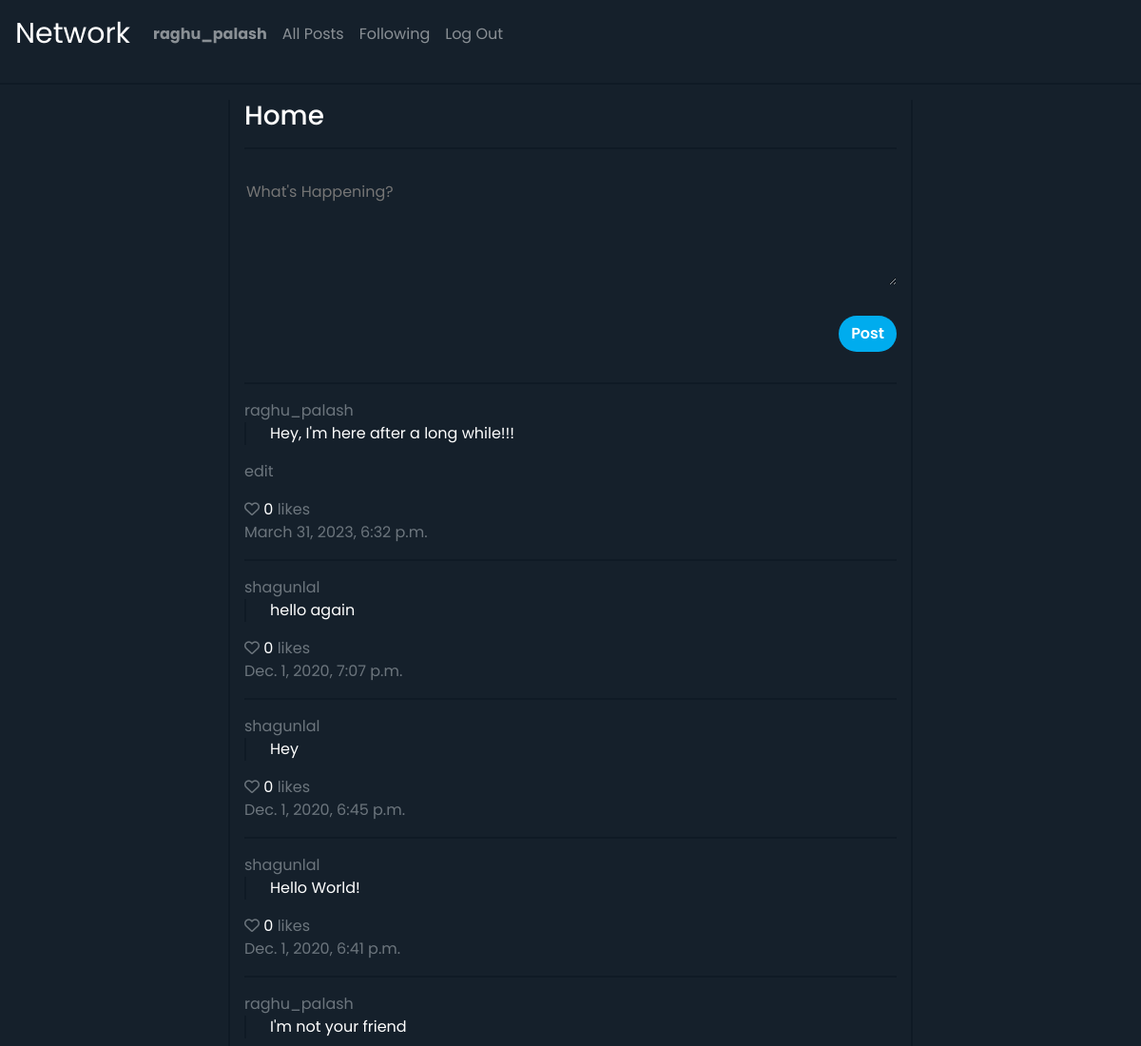
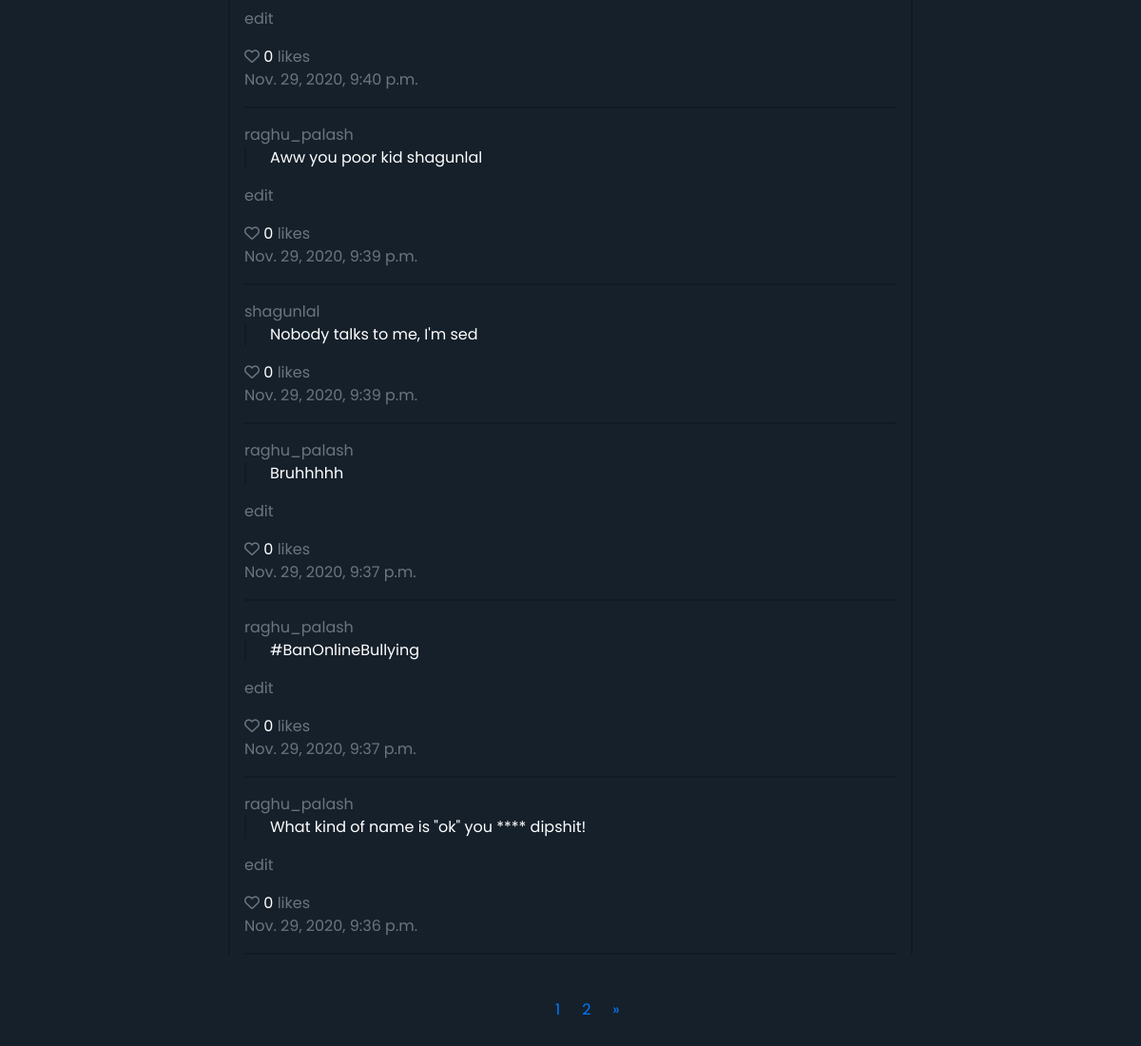
The page /home/1 (signed in) on the database its author committed (2 pictures, top to bottom).
### network/models.py (models this page shows, shortened)
class User(AbstractUser):
    pass

class Post(models.Model):
    post = models.CharField(max_length=280)
    user = models.ForeignKey(User, on_delete=models.CASCADE, related_name="posts")
    likes = models.IntegerField(default=0)
    liked_by = models.ManyToManyField(User, blank=True, related_name="liked_posts")
    timestamp_created = models.DateTimeField(auto_now_add=True)
    timestamp_modified = models.DateTimeField(auto_now=True)

### network/views.py (the view, shortened to what this page needs)
# urls.py: path("<str:pageName>/<int:pageNum>", views.pages, name="pages"),
def pages(request, pageName, pageNum):
    if pageName == "home":
        posts = Post.objects.all().order_by("-timestamp_created")
        template = "network/index.html"
        data = {
            "page": "home"
        }
    p = Paginator(posts, 10)
    pageCount = p.num_pages
    pages = []
    for i in range(1, pageCount + 1):
        pages.append(i)
    return render(request, template, {
        "posts": p.page(pageNum).object_list,
        "data": data,
        "pages": pages,
        "current": pageNum
    })

### network/templates/network/index.html (shortened to what this page needs)
{% extends "network/layout.html" %}
{% block body %}
    <div class="home-container container">
        {% if data.page == "home" %}
            <h3>Home</h3>
        {% else %}
            <h3>Following</h3>
        {% endif %}
        <hr>
        {% if user.is_authenticated and data.page == "home" %}
            <form action="{% url 'index' %}" method="POST">
                <span><textarea name="post" placeholder="What's Happening?"></textarea></span>
                <button type="submit" class="btn btn-small twitter-btn">Post</button>
            </form>
            <hr>
        {% endif %}
        {% for post in posts %}
            <a class="text-muted" href="{% url 'profile' post.user.username %}">{{ post.user.username }}</a>
            <div id="post{{ post.id }}">
                <p class="post"> {{ post.post }}</p>
                {% if post.user == request.user %}
                    <p class="edit text-muted" data-id="{{ post.id }}">edit</p>
                {% endif %}
                <span class="like" data-id="{{ post.id }}">
                    <i class="far fa-heart"></i>
                    <span>0</span>
                    <span class="text-small text-muted">likes</span>
                </span>
            </div>
            <p class="text-muted">{{ post.timestamp_created }}</p>
            <hr>
        {% endfor %}
    </div>
{% endblock %}

### network/templates/network/layout.html (shortened to what this page needs)
{% load static %}
{% load mathfilters %}
<!DOCTYPE html>
<html lang="en">
    <head>
        <link rel="stylesheet" href="https://stackpath.bootstrapcdn.com/bootstrap/4.4.1/css/bootstrap.min.css">
        <link href="{% static 'network/styles.css'%}?{% now 'U' %}" rel="stylesheet">
    </head>
    <body>
        <nav class="navbar navbar-expand-lg navbar-dark">
            <a class="navbar-brand" href="#">Network</a>
            <div>
              <ul class="navbar-nav mr-auto">
                {% if user.is_authenticated %}
                    <li class="nav-item">
                        <a class="nav-link" href="#"><strong>{{ user.username }}</strong></a>
                    </li>
                {% endif %}
                <li class="nav-item">
                  <a class="nav-link" href="{% url 'index' %}">All Posts</a>
                </li>
                {% if user.is_authenticated %}
                    <li class="nav-item">
                        <a class="nav-link" href="{% url 'following' %}">Following</a>
                    </li>
                    <li class="nav-item">
                        <a class="nav-link" href="{% url 'logout' %}">Log Out</a>
                    </li>
                {% endif %}
              </ul>
            </div>
          </nav>
        <hr>
        <div class="body">
            {% block body %}
            {% endblock %}
        </div>
        {% if user.is_authenticated %}
            <footer>
                <nav aria-label="Page navigation example">
                    <ul class="pagination">
                        {% for i in pages %}
                            <li class="page-item"><a class="page-link pageLink" href="{% url 'pages' data.page i %}">{{ i }}</a></li>
                        {% endfor %}
                        {% if current != pages|last %}
                            <li class="page-item">
                                <a class="page-link" href="{% url 'pages' data.page current|add:1 %}" aria-label="Next">
                                    <span aria-hidden="true">&raquo;</span>
                                </a>
                            </li>
                        {% endif %}
                    </ul>
                </nav>
            </footer>
        {% endif %}
    </body>
</html>

### network/static/network/styles.css (style rules this page uses)
body { background: rgb(21, 32, 43); color: white; font-family: 'Poppins', sans-serif; }
.navbar-brand { font-size: 30px; }
textarea { height: 7rem; width: 100%; color: white; background: rgb(21, 32, 43); border: 0px; margin: 15px 0; }
hr { border: 0; height: 2px; background: rgb(15, 26, 37); }
.home-container { padding-top: 0; margin-top: 0; border-left: 2px solid rgb(15, 26, 37); border-right: 2px solid rgb(15, 26, 37); width: 60%; }
.twitter-btn { background: #00acee; color: white; font-weight: 600; border-radius: 20px; margin-top: 10px; float: right; }
.home-container form { margin-bottom: 80px; }
.post { border-left: 2px solid rgb(15, 26, 37); padding-left: 25px; }
.page-link { position: relative; display: block; padding: .5rem .75rem; margin-left: -1px; line-height: 1.25; background-color: transparent; border: none; float: left; }
footer { width: 50%; margin: 40px auto; }
.pagination { padding-left: 17rem; }
.far { color: #6c757d; cursor: pointer; }

### rows shown on the page
User: username "raghu_palash"
Post: user.username "raghu_palash", post "Hey, I'm here after a long while!!!", timestamp_created "March 31, 2023, 6:32 p.m."
Post: user.username "shagunlal", post "hello again", timestamp_created "Dec. 1, 2020, 7:07 p.m."
Post: user.username "shagunlal", post "Hey", timestamp_created "Dec. 1, 2020, 6:45 p.m."
Post: user.username "shagunlal", post "Hello World!", timestamp_created "Dec. 1, 2020, 6:41 p.m."
Post: user.username "raghu_palash", post "I'm not your friend", timestamp_created "Nov. 29, 2020, 9:40 p.m."
Post: user.username "raghu_palash", post "Aww you poor kid shagunlal", timestamp_created "Nov. 29, 2020, 9:39 p.m."
Post: user.username "shagunlal", post "Nobody talks to me, I'm sed", timestamp_created "Nov. 29, 2020, 9:39 p.m."
Post: user.username "raghu_palash", post "Bruhhhhh", timestamp_created "Nov. 29, 2020, 9:37 p.m."
Post: user.username "raghu_palash", post "#BanOnlineBullying", timestamp_created "Nov. 29, 2020, 9:37 p.m."
Post: user.username "raghu_palash", post "What kind of name is \"ok\" you **** dipshit!", timestamp_created "Nov. 29, 2020, 9:36 p.m."

### other values the page prints
{{ i }} "1" "2"
